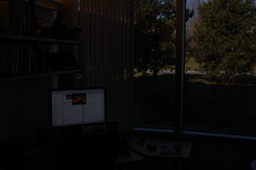
#> input picture high_dynamic_range/images/office_1.jpg, 256 x 170 px, shrunk from 903 x 600 before the run
$ python main.py
#> lines starting #> are read from the running program, lines starting #| are printed output that depends on the picture; after the words box and inside, x2 and y2 are one past the last pixel; in counts of white or black regions, pixels touching at a corner belong together
import cv2
import numpy as np
import matplotlib.pyplot as plt

exposure_times = [0.0333, 0.1000, 0.3333, 0.6520, 1.0000, 4.0000]
image_paths = [
    'images/office_1.jpg',
    'images/office_2.jpg',
    'images/office_3.jpg',
    'images/office_4.jpg',
    'images/office_5.jpg',
    'images/office_6.jpg'
]

def load_curve(path):
    curve = np.loadtxt(path)
    response_curve = np.exp(curve)

    return response_curve

def load_images(image_paths):
    images = []
    for path in image_paths:
        img = cv2.imread(path, cv2.IMREAD_UNCHANGED)
#> img is the input picture: shape (170, 256, 3); mean B, G, R 9.4, 11.3, 11.6
        if img is None:
            raise ValueError(f"Image at {path} could not be loaded.")
        images.append(img)

    return images

def convert_images(images):
    conv_images = [cv2.cvtColor(img, cv2.COLOR_BGR2RGB) for img in images]
    float_images = [img.astype(np.uint8) for img in conv_images]
    return float_images

def create_hdr_image(ldr_images, exposure_times, response_curve):

    height, width, _ = ldr_images[0].shape
#> height = 170; width = 256
    num_images = len(ldr_images)
    hdr_image = np.zeros((height, width, 3), dtype=np.float32)

    for i in range(height):
        for j in range(width):
            E = np.zeros(3)
            for c in range(3):
                valid = []
                weights = []
                for k in range(num_images):
                    pixel_value = ldr_images[k][i, j, c]
                    if 5 < pixel_value < 250:
                        X = response_curve[pixel_value, c]
                        weight = 1
                        Eij = X / exposure_times[k]
                        valid.append(Eij)
                        weights.append(weight)
                if valid:
                    E[c] = np.average(valid, weights=weights)
                else:
                    E[c] = 0
            hdr_image[i, j] = E
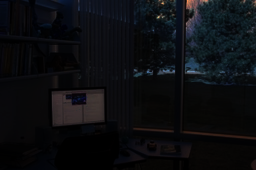
#> hdr_image: shape (170, 256, 3) float32; mean of channels 0, 1, 2 2, 1.7, 1.5; drawn with min black and max white

    return hdr_image

def reinhard_global_tone_mapping(hdr_image, alpha=0.18, delta=1e-6):
#> called with alpha = 0.18, delta = 1e-06
    luminance = 0.299*hdr_image[:,:,0] + 0.587*hdr_image[:,:,1] + 0.114*hdr_image[:,:,2]
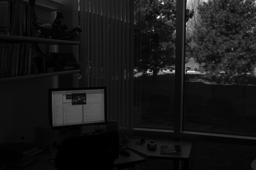
#> luminance: shape (170, 256) float32; min 0.00632, max 19.64, mean 1.77; drawn with min black and max white
    avg_luminance = np.exp(np.mean(np.log(luminance + 1e-8)))
#> avg_luminance = 1.13
    s_luminance = (alpha/avg_luminance) * luminance

    global_op = s_luminance / (1 + s_luminance)
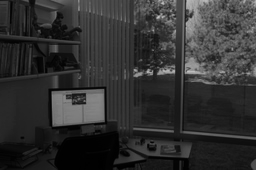
#> global_op: shape (170, 256) float32; min 0.00101, max 0.758, mean 0.193
    tone_mapped = np.empty(hdr_image.shape)
    tone_mapped[:,:,0] = global_op * (hdr_image[:,:,0]/luminance)
#> tone_mapped: shape (170, 256, 3) float64; 0% of the values are NaN or infinite; the others: min -1.31e+308, max 1.21e+308, mean inf
    tone_mapped[:,:,1] = global_op * (hdr_image[:,:,1]/luminance)
#> tone_mapped: shape (170, 256, 3) float64; 0% of the values are NaN or infinite; the others: min -2.14e+307, max 1.21e+308, mean inf
    tone_mapped[:,:,2] = global_op * (hdr_image[:,:,2]/luminance)
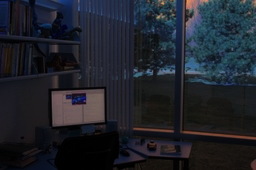
#> tone_mapped: shape (170, 256, 3) float64; mean of channels 0, 1, 2 0.225, 0.183, 0.165; drawn with min black and max white
    tone_mapped[tone_mapped > 1] = 1
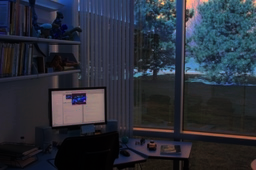
#> tone_mapped: shape (170, 256, 3) float64; 0.08% of pixels changed, all inside (x1, y1, x2, y2) = (158, 0, 208, 18); drawn as B, G, R
    tone_mapped *= 255

#> (the run stopped early here; a loop or call above may not have finished)
